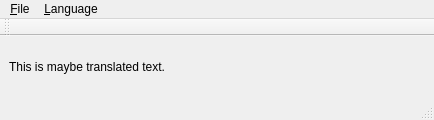
<?xml version="1.0" encoding="UTF-8"?>
<ui version="4.0">
 <class>MultiLanguageMainWindow</class>
 <widget class="QMainWindow" name="MultiLanguageMainWindow">
  <property name="geometry">
   <rect>
    <x>0</x>
    <y>0</y>
    <width>434</width>
    <height>120</height>
   </rect>
  </property>
  <property name="windowTitle">
   <string>Multi language application</string>
  </property>
  <widget class="QWidget" name="centralwidget">
   <layout class="QVBoxLayout" name="verticalLayout">
    <item>
     <widget class="QLabel" name="label">
      <property name="text">
       <string>This is maybe translated text.</string>
      </property>
     </widget>
    </item>
   </layout>
  </widget>
  <widget class="QMenuBar" name="menubar">
   <property name="geometry">
    <rect>
     <x>0</x>
     <y>0</y>
     <width>434</width>
     <height>19</height>
    </rect>
   </property>
   <widget class="QMenu" name="menu_File">
    <property name="title">
     <string>&amp;File</string>
    </property>
    <addaction name="action_Quit"/>
   </widget>
   <widget class="QMenu" name="menu_Language">
    <property name="title">
     <string>&amp;Language</string>
    </property>
   </widget>
   <addaction name="menu_File"/>
   <addaction name="menu_Language"/>
  </widget>
  <widget class="QStatusBar" name="statusbar"/>
  <widget class="QToolBar" name="toolBar_Language">
   <property name="windowTitle">
    <string>toolBar</string>
   </property>
   <attribute name="toolBarArea">
    <enum>TopToolBarArea</enum>
   </attribute>
   <attribute name="toolBarBreak">
    <bool>false</bool>
   </attribute>
  </widget>
  <action name="action_Quit">
   <property name="icon">
    <iconset theme="application-exit"/>
   </property>
   <property name="text">
    <string>&amp;Quit</string>
   </property>
  </action>
 </widget>
 <resources/>
 <connections>
  <connection>
   <sender>action_Quit</sender>
   <signal>triggered()</signal>
   <receiver>MultiLanguageMainWindow</receiver>
   <slot>close()</slot>
   <hints>
    <hint type="sourcelabel">
     <x>-1</x>
     <y>-1</y>
    </hint>
    <hint type="destinationlabel">
     <x>399</x>
     <y>299</y>
    </hint>
   </hints>
  </connection>
 </connections>
</ui>
